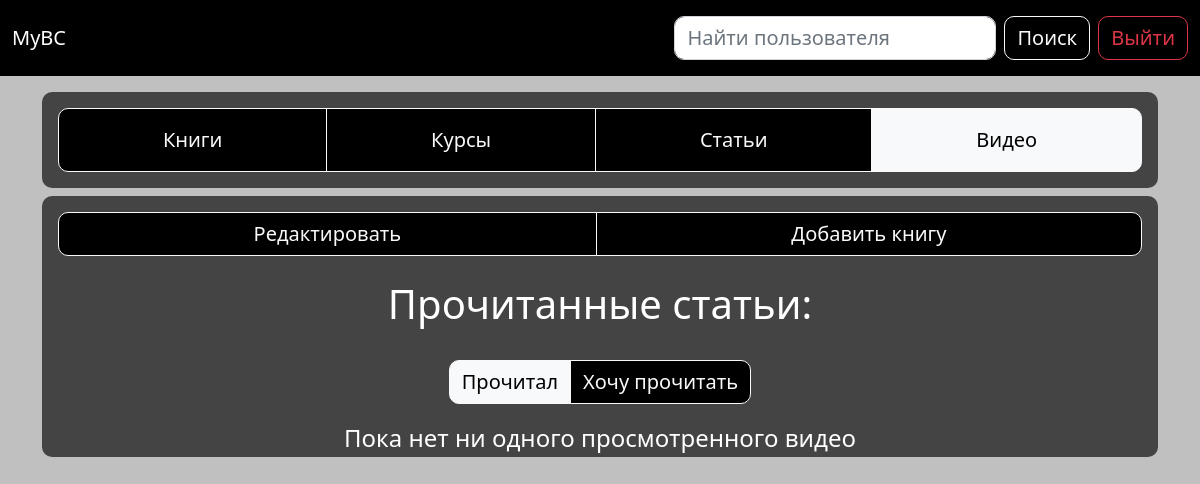
The page /qwerty/videos/ (signed in) on the database as committed earlier.
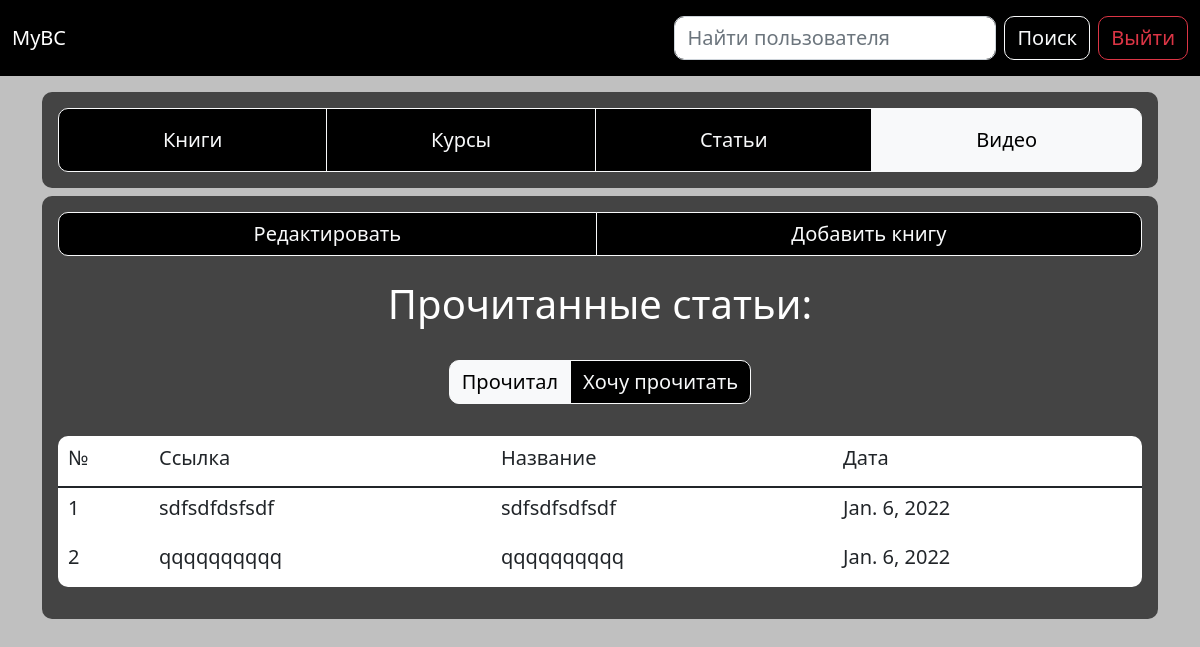
The same page on the database as committed later.
### app/models.py (models this page shows, shortened)
class Videos(models.Model):
	user = models.ForeignKey(User, on_delete=models.CASCADE)
	title = models.CharField(max_length=100)
	link = models.TextField()
	date = models.DateField(default=date.today)
	class Meta:
		verbose_name = 'Видео'
		verbose_name_plural = 'Видео'

### app/views.py (the view, shortened to what this page needs)
# urls.py: path('<username>/videos/', views.videos, name='videos'),
def videos(request, username):
	if request.user.is_authenticated:
		username = request.user
	username = User.objects.get(username=username)
	form_video = VideosForm
	if request.method == 'POST' and 'delete_video' in request.POST:
		delete_id = request.POST['delete_video']
		Videos.objects.filter(id=delete_id).delete()
	try:
		videos = Videos.objects.filter(user=username)
	except Videos.DoesNotExist:
		videos = None
	return render(request, 'videos.html', {'videos': videos,
		'form_video': form_video, 'username': username})

### templates/videos.html (shortened to what this page needs)
{% extends "base.html" %}
{% load static %}
{% block content %}
	<main>
		<section class="subheader">
			<div class="container">
				<div class="submodule mt-3 mb-2">
					<div class="btn-group w-100 p-3">
						<a href="{% url 'books' username %}" class="btn btn-outline-light p-3">Книги</a>
						<a href="{% url 'courses' username %}" class="btn btn-outline-light p-3">Курсы</a>
						<a href="{% url 'articles' username %}" class="btn btn-outline-light p-3">Статьи</a>
						<a href="{% url 'videos' username %}" class="btn btn-outline-light p-3 active" aria-current="page">Видео</a>
					</div>
				</div>
			</div>
		</section>
		<section class="common_field">
			<div class="container">
				<div class="alignment">
					{% if user.is_authenticated %}
						<div class="btn-group p-3 w-100">
							<button id="redact" class="btn btn-outline-light btn_redact" onclick="redact()">Редактировать</button>
							<button class="btn btn-outline-light btn_book" onclick="openForm()">Добавить книгу</button>
						</div>
					{% endif %}
					<h1 class="text-center text-white p-2">Прочитанные статьи:</h1>
					<div class="text-center">
						<div class="btn-group p-3 w-40">
							<a href="{% url 'videos' username %}" class="btn btn-outline-light active">Прочитал</a>
							<a href="{% url 'future_videos' username %}" class="btn btn-outline-light">Хочу прочитать</a>
						</div>
					</div>
					{% if videos %}
							<div class="p-3">
								<table class="table text-break ml-3 table-hover text-dark border-bottom-0">
									<thead>
								    	<tr>
								      		<th scope="col"><h5>№</h5></th>
								      		<th scope="col"><h5>Ссылка</h5></th>
								      		<th scope="col"><h5>Название</h5></th>
								      		<th scope="col"><h5>Дата</h5></th>
								    	</tr>
								  	</thead>
								  	<tbody>
								  		{% for video in videos %}
										    <tr>
										      	<th scope="row"><h5>{{ forloop.counter }}</h5></th>
										      	<td><h5>{{ video.link }}</h5></td>
										      	<td><h5>{{ video.title }}</h5></td>
										      	<td><h5>{{ video.date }}</h5></td>
										    </tr>
									    {% endfor %}
								  	</tbody>
								</table>
							</div>
					{% else %}
						<p class="h4 text-center text-white p-1">Пока нет ни одного просмотренного видео</p>
					{% endif %}
				</div>
			</div>
		</section>
	</main>
{% endblock %}

Rows that differ between the two databases and show on the page:
added Videos: link "sdfsdfdsfsdf", title "sdfsdfsdfsdf", date "Jan. 6, 2022"
added Videos: link "qqqqqqqqqq", title "qqqqqqqqqq", date "Jan. 6, 2022"
Other text that changed with them:
text no longer shown: "Пока нет ни одного просмотренного видео"
text now shown: "№ Ссылка Название Дата"
